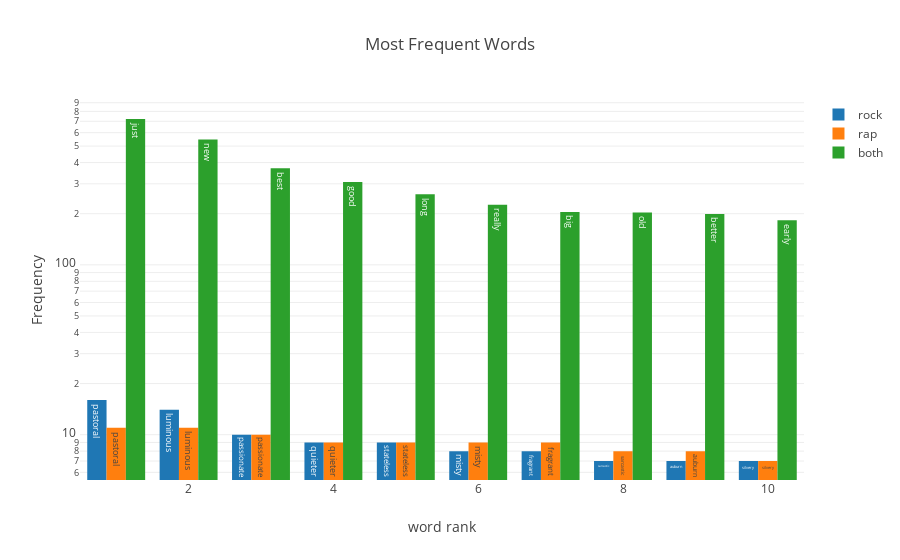

Notebook code cell kept with this figure:
### Code cell
import plotly as py
import plotly.graph_objs as go

rock_trace = go.Bar(
    x=list(range(1,len(rock_top)+1)),
    y=rock_top.values,
    text=rock_top.keys(),
    name='rock'
    
)

rap_trace = go.Bar(
    x=list(range(1,len(rap_top)+1)),
    y=rap_top.values,
    text=rock_top.keys(),
    name='rap'   
)

both_trace = go.Bar(
    x=list(range(1,len(general_top)+1)),
    y=general_top.values,
    text=general_top.keys(),
    name='both'   
)

data = [rock_trace, rap_trace, both_trace]
layout = go.Layout(
    barmode='group',
    title='Most Frequent Words',
    xaxis={'title':'word rank'},
    yaxis={'title':'Frequency', 'type':'log'}
)

fig = go.Figure(data=data, layout=layout)
py.offline.iplot(fig, filename='most_frequent')

### Figure 1 — Plotly figure (JSON) as saved in the notebook; plotly's stock layout.template omitted (floating-point values rounded to 4 significant figures)
{"data": [{"name": "rock", "text": ["pastoral", "luminous", "passionate", "quieter", "stateless", "misty", "fragrant", "sarcastic", "auburn", "silvery"], "type": "bar", "x": [1, 2, 3, 4, 5, 6, 7, 8, 9, 10], "y": [16, 14, 10, 9, 9, 8, 8, 7, 7, 7]}, {"name": "rap", "text": ["pastoral", "luminous", "passionate", "quieter", "stateless", "misty", "fragrant", "sarcastic", "auburn", "silvery"], "type": "bar", "x": [1, 2, 3, 4, 5, 6, 7, 8, 9, 10], "y": [11, 11, 10, 9, 9, 9, 9, 8, 8, 7]}, {"name": "both", "text": ["just", "new", "best", "good", "long", "really", "big", "old", "better", "early"], "type": "bar", "x": [1, 2, 3, 4, 5, 6, 7, 8, 9, 10], "y": [722, 546, 370, 307, 260, 226, 205, 203, 199, 183]}], "layout": {"barmode": "group", "title": "Most Frequent Words", "xaxis": {"title": "word rank"}, "yaxis": {"title": "Frequency", "type": "log"}}}
